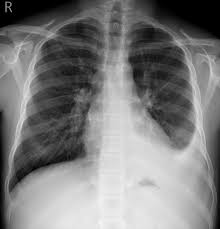
#> input picture Challenge2/imgs/ChestXRay.jpeg, 220 x 229 px
$ jupyter execute Denoising.ipynb
#> lines starting #> are read from the running program, lines starting #| are printed output that depends on the picture; after the words box and inside, x2 and y2 are one past the last pixel; in counts of white or black regions, pixels touching at a corner belong together; long printed decimals are rounded
<font size=6  color=#003366> <div style="text-align: center"> [LGBIO2050] - Medical Imaging <br><br>
<div style="text-align: center"> Challenge 2 - Image Denoising  </font> <br><br><br>

<font size=5  color=#003366>
<div style="text-align: left"> Professors :
<font size=4  color=#003366>
<div style="text-align: left"> Prof. G. Kerckhofs
<div style="text-align: left"> Prof. J. Lee <br>
<div style="text-align: left"> Prof. B. Macq <br>
<div style="text-align: left"> Prof. F. Peeters
<font size=5  color=#003366>

<br> <br>
<div style="text-align: left"> Teaching assistants :
<font size=4  color=#003366>
<div style="text-align: left"> Damien Dasnoy-Sumell (damien.dasnoy@uclouvain.be)<br>
<div style="text-align: left">Estelle Loÿen (estelle.loyen@uclouvain.be)
<font size=5  color=#003366>
<div style="text-align: right"> 2021-2022 </div>
<br><br>
</font>

<font size=4  color=#003366>
<div style="text-align: left"> Conet Brieuc (11181800)
<div style="text-align: left"> Deside Guillaume (39731800)<br>

<div style="text-align: left"> Loffet Alexandre (54701700)

<font size=6 color=#009999> 1. Guidelines and Deliverables </font> <br>
   - This assignment is due on **The 14th October 2021**.
   - Copying code or answers from other groups (or from the internet) is strictly forbidden. Each source of inspiration must be clearly indicated.
   - The jupyter notebook containing the code and **detailed answers** to the questions must be delivered in an
archive (.zip folder) on Moodle. The answers have to be written in English.<br> <br>

<font size=6 color=#009999> 2. Context </font> <br> <br>

<div style="text-align: justify">Like any other kind of images, medical imaging techniques are susceptible to noise and artifacts. Noise can be defined as a modification of the overall brightness of an image. Depending on the event at the origin of the noise (particle's physics, electronic device imprecision, patient motion, etc.), the perturbation can appear in various forms and noise removal techniques have to be adapted. <br><br>

<div style="text-align: justify">In this challenge, we are interested in removing noise that follows a gaussian distribution. Such presence of noise makes the images unclear and may perplex the identification and analysis of diseases by a physician. Hence, denoising of medical images is a mandatory and essential pre-processing technique for further medical image processing stages.  <br><br>

<font size=5 color=#009999> 2.1 Noise model </font> <br><br>

<div style="text-align: justify">Let's denote our discrete image by $x_n$. Noise is a perturbation of $x_n$ corresponding to the addition of the signal $b_n$. The noisy signal $y_n$ is given by:
$$ y_n = x_n + b_n $$

<div style="text-align: justify">In this situation, $b_n$ is a continuous random variable. We speak about "gaussian noise" when the probability density function (PDF) of this random variable is a centered gaussian function. The PDF is given by:
$$ p(x) = \frac{1}{\sigma \sqrt{2 \pi}} \text{exp}\left( -\frac{x^2}{2 \sigma^2} \right) $$

<div style="text-align: justify">Sensor equipements usually induce noise that can be considered as gaussian. It allows to define the standard deviation $\sigma$ as the mesurement uncertainty. Random variables following a gaussian distribution can be generated thanks to the <samp>numpy.random.normal</samp> function. <br><br>

<font size=5 color=#009999> 2.2 Evaluation metric </font> <br><br>

<div style="text-align: justify">The signal-to-noise ratio (SNR), a commonly used metric of denoising methods, is defined as the ratio of the squared amplitude or variance of a signal relative to the variance of the noise. For a noisy image $y_n$ and its denoised approximation $\hat{x_n}$, the SNR in decibels is given by:

$$
\mathit{SNR} = 10\cdot \log_{10}\left(\frac{\sum_{i,j}x_n^2(i,j)}{\sum_{i,j}e^2(i,j)}\right)
$$

where $e = x_n - \hat{x_n}$ is the approximation error and $i,j$ are the number of rows and columns in the image.

<div class="alert alert-info">
<b>QUESTION 1</b>  <br>
<div style="text-align: justify">In the following cell, import the chest radiograph image stored in the file named <samp>ChestXRay.jpeg</samp>. Corrupt this image with additive gaussian noise. For an image normalized between 0 and 255, consider a gaussian noise of zero mean and standard deviation of 5. <br>
Show your results with a plot of the pure image, the noisy image and the absolute value of the difference between them. <br><br>

Then, compute the SNR between the orignal "pure" image and its noisy version. How do you interpret this value, what are the units of this metric (5-10 lines)?
</div>

[cell 1]
from skimage.io import imread,imshow
from skimage.color import rgb2gray
import matplotlib.pyplot as plt
import numpy as np

[cell 2]
np.random.seed(42)

#### SNR function

[cell 3]
def SNR(noise_image,denoised_image):
    return 10*np.log10((np.sum(np.square(noise_image)))/(np.sum(np.square(denoised_image-noise_image))))

#### Image and noise

[cell 4]
img = rgb2gray(imread("imgs/ChestXRay.jpeg"))*255
#> img: shape (229, 220) float64; min 0, max 246, mean 124.1

#### noise
noise = np.random.normal(0,5,size=img.shape)

img_with_noise = img + noise
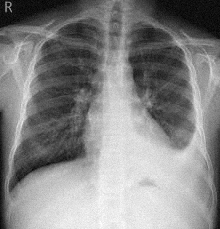
#> img_with_noise: shape (229, 220) float64; min -16.21, max 251.6, mean 124.1; drawn with min black and max white
img_with_noise[img_with_noise<0]=0
#> img_with_noise: shape (229, 220) float64; 2.17% of pixels changed, all inside (x1, y1, x2, y2) = (0, 0, 220, 229)
img_with_noise[img_with_noise>255]=255


### plot
fig, axs = plt.subplots(1, 3, constrained_layout=True)
fig.set_size_inches(18.5, 10.5)

axs[0].imshow(img,cmap="gray")
axs[0].title.set_text("Image without noise")
axs[0].title.set_size(fontsize=20)


axs[1].imshow(img_with_noise,cmap="gray")
axs[1].title.set_text("Image with noise")
axs[1].title.set_size(fontsize=20)


axs[2].imshow(img_with_noise-img,cmap="gray")
axs[2].title.set_text("Noise")
axs[2].title.set_size(fontsize=20)
plt.show()
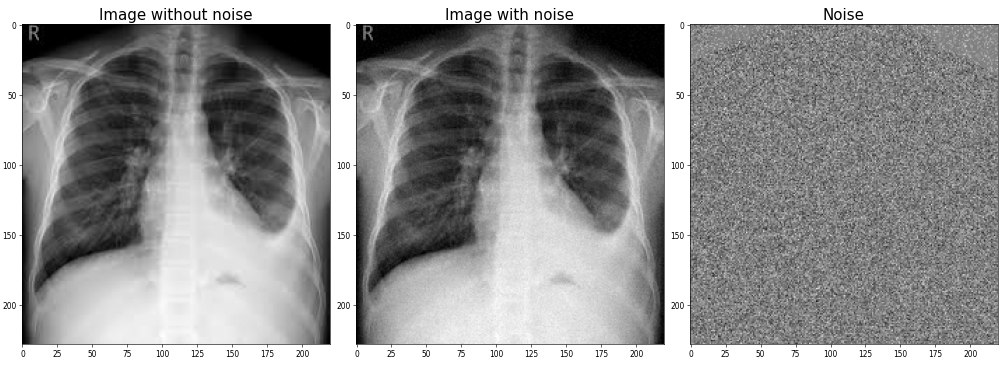
#> figure drawn by matplotlib, 3 panels


print(f"We obtain for the noised image a SNR :{SNR(img_with_noise,img)}")
#| We obtain for the noised image a SNR :29.189
